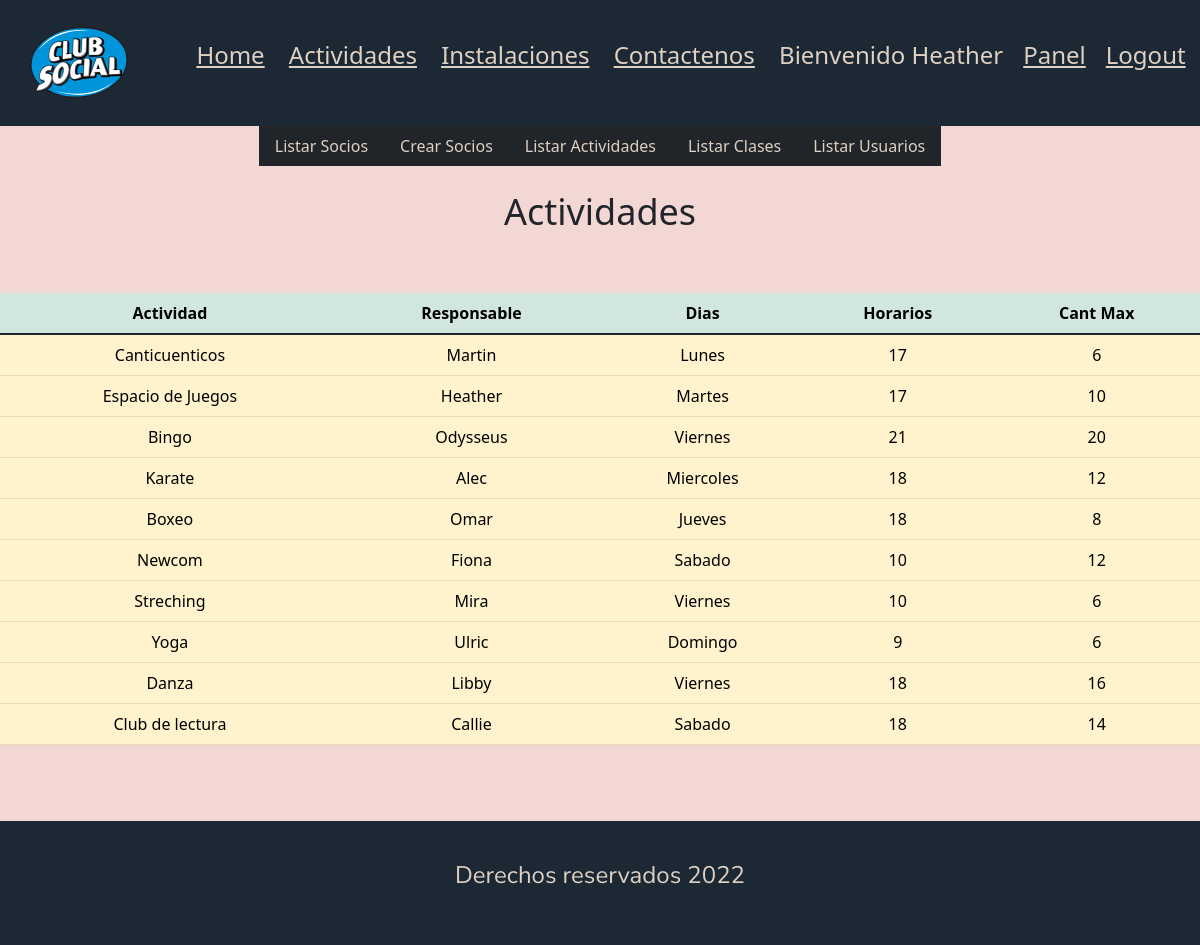
Screenshot of /view/listarActividades.php (signed in) with the database file from the repository.
### tables this page shows
CREATE TABLE `actividades` (
  `actividadID`  mediumint(8) PRIMARY KEY AUTO_INCREMENT,
  `actividad` varchar(255) NOT NULL,
  `responsableID` mediumint(8) NOT NULL ,
  `dias` varchar(255)  NOT NULL,
  `horario` varchar(255)  NOT NULL,
  `asistentesMax` tinyint  NOT NULL,
  FOREIGN KEY (`responsableID`) REFERENCES `usuarios` (`usuarioID`)
) AUTO_INCREMENT=1;

CREATE TABLE `usuarios` (
  `usuarioID` mediumint(8) PRIMARY KEY AUTO_INCREMENT,
  `usuario` varchar(255) NOT NULL,
  `clave` varchar(255) NOT NULL,
  `rol` varchar(255) NOT NULL,
  `nombre` varchar(255) NOT NULL,
  `apellido` varchar(255) NOT NULL
) AUTO_INCREMENT=1;

### dao/ActividadDAO.php (called while the page is built)
<?php
class ActividadDAO
{
    public function listarActividades() {
        require_once("../dataBase/ConexionDB.php");
        require_once("../model/Actividad.php");
        $conexionDB = new ConexionDB("localhost","root", "", "clubsocial");
        $conexionDB->conectar();
        $sql="SELECT * , usuarios.nombre as Nombre FROM `actividades` INNER JOIN usuarios ON actividades.actividadID=usuarios.usuarioID";
        $result = $conexionDB->ejecutar($sql);
        while ($act = $result->fetch_assoc()) {
            $actObj = new Actividad($act["actividadID"], $act["actividad"], $act["Nombre"],$act["dias"],$act["horario"],$act["asistentesMax"]);
            $listaAct[] = $actObj;
        }
        return $listaAct;
    }
}

### dataBase/ConexionDB.php (called while the page is built, shortened)
<?php
class ConexionDB {
    private $host;
    private $user;
    private $password;
    private $databaseName;
    private $conexion;
    function __construct($host,$user,$password,$databaseName) {
        $this->host=$host;
        $this->user=$user;
        $this->password=$password;
        $this->databaseName=$databaseName;
    }
    public function conectar() {
        $this->conexion = new mysqli($this->host,$this->user,$this->password,$this->databaseName);
    }
    public function ejecutar($sql) {
        return $this->conexion->query($sql);
    }
}
?>

### model/Actividad.php (called while the page is built, shortened)
<?php
class Actividad {
    private $actividad;
    private $responsableID;
    private $dias;
    private $horario;
    private $asistentesMax;
    public function __construct($actividadID, $actividad, $responsableID, $dias, $horario, $asistentesMax)
    {
        $this->actividad = $actividad;
        $this->responsableID = $responsableID;
        $this->dias = $dias;
        $this->horario = $horario;
        $this->asistentesMax = $asistentesMax;
    }
    public function getActividad()
    {
        return $this->actividad;
    }
    public function getResponsableID()
    {
        return $this->responsableID;
    }
    public function getDias()
    {
        return $this->dias;
    }
    public function getHorario()
    {
        return $this->horario;
    }
    public function getAsistentesMax()
    {
        return $this->asistentesMax;
    }
}

### view/listarActividades.php (the view, shortened to what this page needs)
<?php
require "./partials/head.php"
?>
<?php
include("./partials/header.php")
?>
<main>
    <?php
    require "./partials/panel.php"
    ?>
    <h1> Actividades</h1>
<table class="table">
 <thead>
<tr table class="table-success">
    <th>Actividad</th>
    <th>Responsable</th>
    <th>Dias</th>
    <th>Horarios</th>
    <th>Cant Max</th>
</tr>
 </thead>
<tbody class="table-group-divider">
<?php
require_once ("../dao/ActividadDAO.php");
$dao = new ActividadDAO();
$listaActividades = $dao->listarActividades();
foreach ($listaActividades as $actividad) {
    ?>
<tr class="table-warning">
<td><?php echo $actividad->getActividad();?></td>
<td><?php echo $actividad->getResponsableID();?></td>
<td><?php echo $actividad->getDias();?></td>
<td><?php echo $actividad->getHorario();?></td>
<td><?php echo $actividad->getAsistentesMax();?></td>
</tr>
    <?php
}
?>
</tbody>
</table>
</main>
<?php
require("./partials/footer.php")
?>

### view/css/style.css (style rules this page uses)
* { margin: 0; padding: 0; }
body { max-width: 100%; }
main { text-align: center; background-color: rgb(242, 215, 213); padding-bottom: 5vw; }
h1 { margin-top: 2vw; margin-bottom: 5vw; }
@media only screen and (min-width: 600px) { main { display: flex; flex-wrap: wrap; justify-content: center; text-align: center; } }
@media only screen and (min-width: 600px) { h1 { font-size: 5vw; width: 100%; } }
@media only screen and (min-width: 1200px) { main { display: flex; flex-wrap: wrap; justify-content: center; text-align: center; } }
@media only screen and (min-width: 1200px) { h1 { font-size: 3vw; width: 100%; } }

### rows the page displays
actividades: actividad "Canticuenticos", usuarios.nombre "Martin", dias "Lunes", horario "17", asistentesMax "6"
actividades: actividad "Espacio de Juegos", usuarios.nombre "Heather", dias "Martes", horario "17", asistentesMax "10"
actividades: actividad "Bingo", usuarios.nombre "Odysseus", dias "Viernes", horario "21", asistentesMax "20"
actividades: actividad "Karate", responsableID.nombre "Alec", dias "Miercoles", horario "18", asistentesMax "12"
actividades: actividad "Boxeo", usuarios.nombre "Omar", dias "Jueves", horario "18", asistentesMax "8"
actividades: actividad "Newcom", usuarios.nombre "Fiona", dias "Sabado", horario "10", asistentesMax "12"
actividades: actividad "Streching", usuarios.nombre "Mira", dias "Viernes", horario "10", asistentesMax "6"
actividades: actividad "Yoga", responsableID.nombre "Ulric", dias "Domingo", horario "9", asistentesMax "6"
actividades: actividad "Danza", usuarios.nombre "Libby", dias "Viernes", horario "18", asistentesMax "16"
actividades: actividad "Club de lectura", responsableID.nombre "Callie", dias "Sabado", horario "18", asistentesMax "14"

### other values shown
$nombre "Heather"
